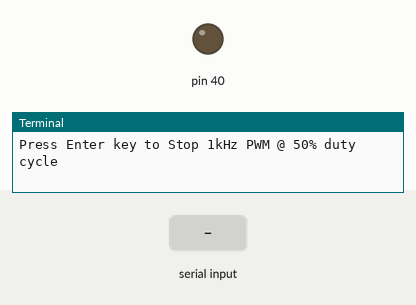
Bench run of a program on a simulated Raspberry Pi (header pin numbers). Parts: output pins drawn as LEDs (lit = HIGH), the last lines printed to the terminal. The inputs (shaded band) are chosen by the test bench.

Above: at 1.2 s.
1.3 s: "1" typed at the terminal, then Enter
At 2.4 s:
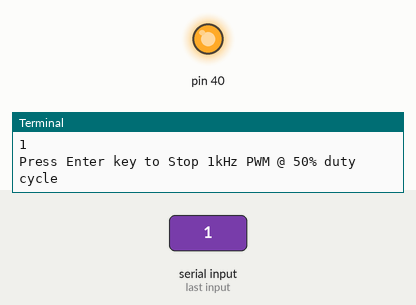
Timing chart, 0 to 4.3 s (numbered marks = the images above; inputs shaded):
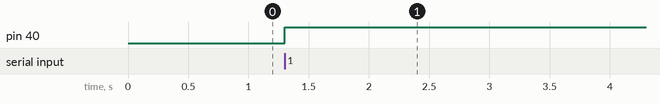

The program:

beep.py
```python
#!/usr/bin/python3
#######
# This program would generate PWM on GPIO 40 Pin 26 of P1
# with 50% Dutycyle at 1kHz
#######
import RPi.GPIO as GPIO
from time import sleep

GPIO.setmode(GPIO.BOARD)
GPIO.setup(40,GPIO.OUT)
#p=GPIO.PWM(40,1)
#p.start(50.0)
GPIO.output(40,False)
input("Press Enter key to Stop 1kHz PWM @ 50% duty cycle")
GPIO.output(40,True)
input("Press Enter key to Stop 1kHz PWM @ 50% duty cycle")
GPIO.cleanup()
```

Measured:
- after the input at 1.3 s, pin 40: LOW → HIGH at once
